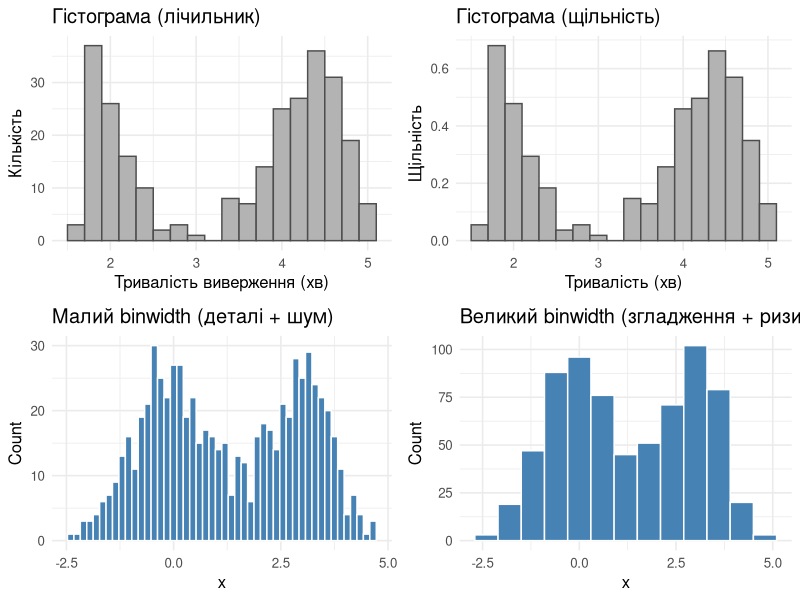
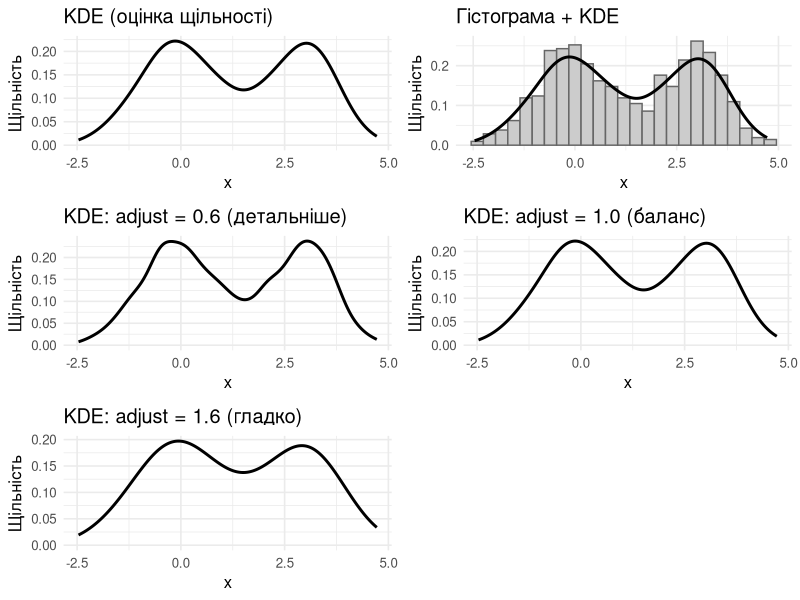
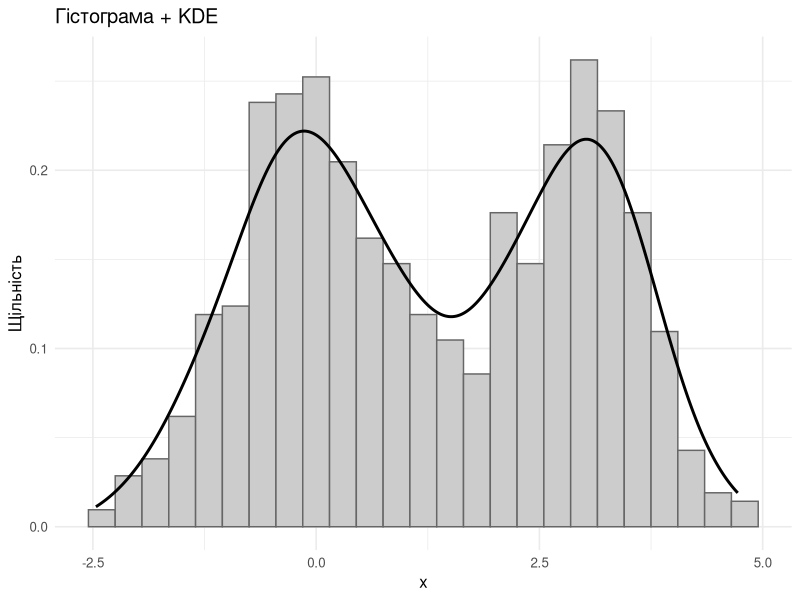
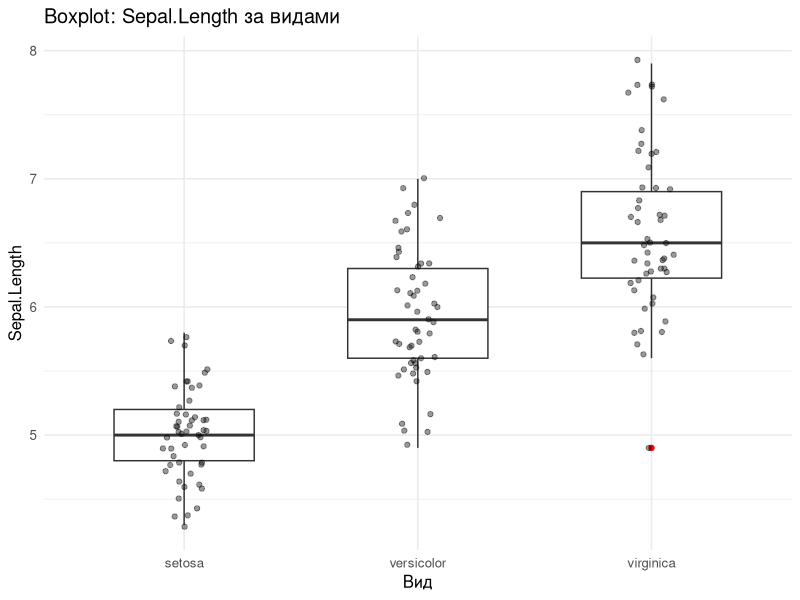

The R source for these figures, in order:
############################################################
# Лабораторна робота №6
# Візуалізація розподілених даних (Histogram, KDE, Boxplot)
# Практична частина
############################################################

### 0. Підготовка середовища -----------------------------------------------

packages <- c("ggplot2", "dplyr", "tidyr", "readr", "scales", "ggpubr")

to_install <- setdiff(packages, rownames(installed.packages()))
if (length(to_install)) install.packages(to_install)

lapply(packages, library, character.only = TRUE)

set.seed(123)


### 1. Дані ------------------------------------------------------------------

# 1.1 Вбудований набір Old Faithful
data("faithful")   # колонки: eruptions, waiting

# 1.2 Синтетичні дані з двома модами
x1 <- rnorm(400, mean = 0, sd = 1)
x2 <- rnorm(300, mean = 3, sd = 0.7)
df_mix <- data.frame(x = c(x1, x2))


### 2. Гістограми ------------------------------------------------------------

# 2.1 Count histogram
p_h1 <- ggplot(faithful, aes(x = eruptions)) +
  geom_histogram(binwidth = 0.2, fill = "grey70", color = "grey30") +
  labs(
    title = "Гістограма (лічильник)",
    x = "Тривалість виверження (хв)",
    y = "Кількість"
  ) +
  theme_minimal(base_size = 12)

# 2.2 Density histogram
p_h2 <- ggplot(faithful, aes(x = eruptions, y = after_stat(density))) +
  geom_histogram(binwidth = 0.2, fill = "grey70", color = "grey30") +
  labs(
    title = "Гістограма (щільність)",
    x = "Тривалість (хв)",
    y = "Щільність"
  ) +
  theme_minimal(base_size = 12)

# 2.3 Вплив binwidth
p_bw_small <- ggplot(df_mix, aes(x)) +
  geom_histogram(binwidth = 0.15, fill = "steelblue", color = "white") +
  labs(title = "Малий binwidth (деталі + шум)", x = "x", y = "Count") +
  theme_minimal(base_size = 12)

p_bw_large <- ggplot(df_mix, aes(x)) +
  geom_histogram(binwidth = 0.6, fill = "steelblue", color = "white") +
  labs(title = "Великий binwidth (згладження + ризик втрати мод)", x = "x", y = "Count") +
  theme_minimal(base_size = 12)


### 3. KDE та накладання ------------------------------------------------------

# 3.1 KDE окремо
p_kde <- ggplot(df_mix, aes(x)) +
  geom_density(linewidth = 1) +
  labs(title = "KDE (оцінка щільності)", x = "x", y = "Щільність") +
  theme_minimal(base_size = 12)

# 3.2 Гістограма + KDE
p_hist_kde <- ggplot(df_mix, aes(x, y = after_stat(density))) +
  geom_histogram(binwidth = 0.3, fill = "grey80", color = "grey40") +
  geom_density(linewidth = 1) +
  labs(title = "Гістограма + KDE", x = "x", y = "Щільність") +
  theme_minimal(base_size = 12)

# 3.3 Вплив параметра adjust
p_kde_adj06 <- ggplot(df_mix, aes(x)) +
  geom_density(adjust = 0.6, linewidth = 1) +
  labs(title = "KDE: adjust = 0.6 (детальніше)", x = "x", y = "Щільність") +
  theme_minimal(base_size = 12)

p_kde_adj10 <- ggplot(df_mix, aes(x)) +
  geom_density(adjust = 1.0, linewidth = 1) +
  labs(title = "KDE: adjust = 1.0 (баланс)", x = "x", y = "Щільність") +
  theme_minimal(base_size = 12)

p_kde_adj16 <- ggplot(df_mix, aes(x)) +
  geom_density(adjust = 1.6, linewidth = 1) +
  labs(title = "KDE: adjust = 1.6 (гладко)", x = "x", y = "Щільність") +
  theme_minimal(base_size = 12)


### 4. Boxplot + виявлення викидів -------------------------------------------

# 4.1 Boxplot з iris
p_box <- ggplot(iris, aes(x = Species, y = Sepal.Length)) +
  geom_boxplot(outlier.colour = "red", width = 0.6) +
  geom_jitter(width = 0.1, alpha = 0.4) +
  labs(
    title = "Boxplot: Sepal.Length за видами",
    x = "Вид",
    y = "Sepal.Length"
  ) +
  theme_minimal(base_size = 12)

# 4.2 Викиди за IQR-правилом
x <- faithful$eruptions

Q1 <- quantile(x, 0.25)
Q3 <- quantile(x, 0.75)
IQRv <- IQR(x)

lower <- Q1 - 1.5 * IQRv
upper <- Q3 + 1.5 * IQRv

out_idx <- which(x < lower | x > upper)
cat("Кількість потенційних викидів:", length(out_idx), "\n")


### 5. Компоновка фігур -------------------------------------------------------

ggpubr::ggarrange(p_h1, p_h2, p_bw_small, p_bw_large,
                  ncol = 2, nrow = 2)

ggpubr::ggarrange(p_kde, p_hist_kde, p_kde_adj06,
                  p_kde_adj10, p_kde_adj16,
                  ncol = 2, nrow = 3)


### 6. Збереження результатів -------------------------------------------------

ggsave("hist_density_overlay.png", p_hist_kde,
       width = 8, height = 5, dpi = 300)

ggsave("box_iris.png", p_box,
       width = 7, height = 5, dpi = 300)
